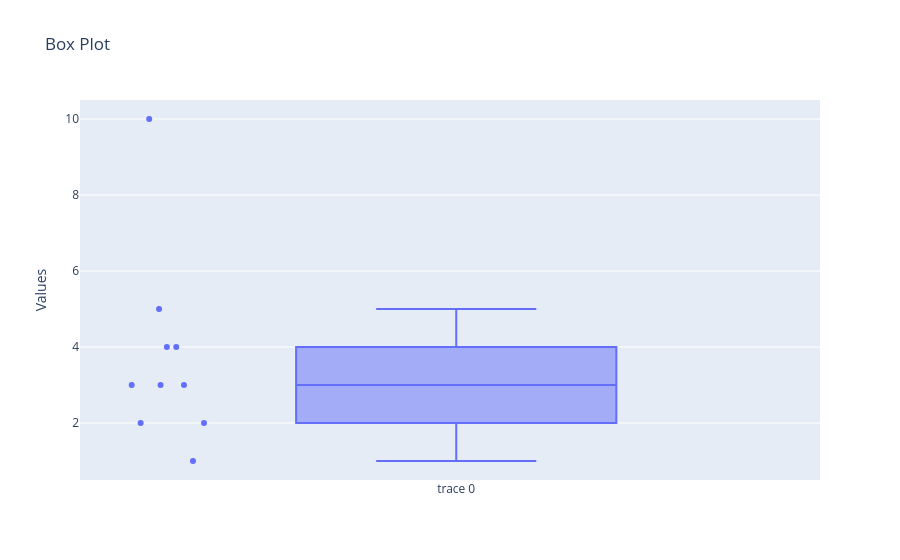

The cell this chart's notebook holds for it:
### Markdown cell above
#### Box Plots
Box plots are useful for visualizing the spread of data and detecting outliers.

### Code cell
import plotly.graph_objs as go

# Sample data
data = [1, 2, 2, 3, 3, 3, 4, 4, 5, 10]

# Create a trace
trace = go.Box(y=data, boxpoints='all', jitter=0.3, pointpos=-1.8)

# Create a layout
layout = go.Layout(title='Box Plot', yaxis=dict(title='Values'))

# Create a figure and plot it
fig = go.Figure(data=[trace], layout=layout)
fig.show()

### Figure 1 — Plotly figure (JSON) as saved in the notebook; plotly's stock layout.template omitted (floating-point values rounded to 4 significant figures)
{"data": [{"boxpoints": "all", "jitter": 0.3, "pointpos": -1.8, "type": "box", "y": [1, 2, 2, 3, 3, 3, 4, 4, 5, 10]}], "layout": {"title": {"text": "Box Plot"}, "yaxis": {"title": {"text": "Values"}}}}
